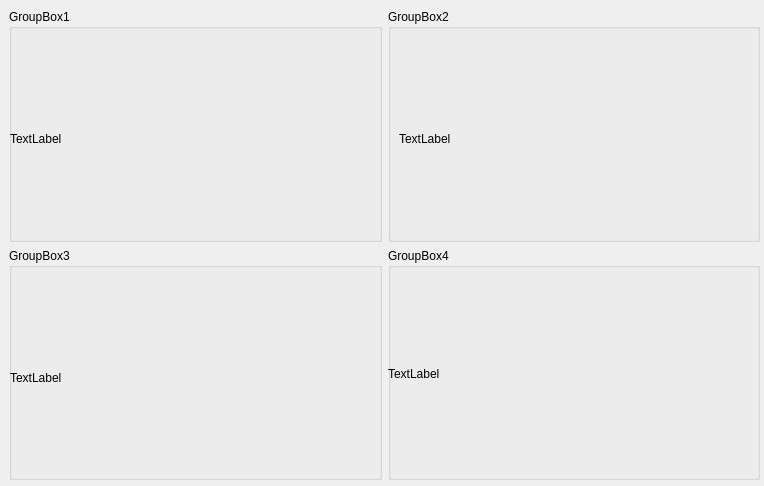
<?xml version="1.0" encoding="UTF-8"?>
<ui version="4.0">
 <class>Graficos</class>
 <widget class="QDialog" name="Graficos">
  <property name="geometry">
   <rect>
    <x>0</x>
    <y>0</y>
    <width>764</width>
    <height>486</height>
   </rect>
  </property>
  <property name="windowTitle">
   <string>Graficos</string>
  </property>
  <widget class="QWidget" name="gridLayoutWidget">
   <property name="geometry">
    <rect>
     <x>9</x>
     <y>9</y>
     <width>751</width>
     <height>471</height>
    </rect>
   </property>
   <layout class="QGridLayout" name="gridLayout">
    <item row="0" column="0">
     <widget class="QGroupBox" name="contenedor_grafico_uno">
      <property name="title">
       <string>GroupBox1</string>
      </property>
      <widget class="QLabel" name="grafico_uno_label">
       <property name="geometry">
        <rect>
         <x>1</x>
         <y>29</y>
         <width>371</width>
         <height>201</height>
        </rect>
       </property>
       <property name="text">
        <string>TextLabel</string>
       </property>
      </widget>
     </widget>
    </item>
    <item row="0" column="1">
     <widget class="QGroupBox" name="contenedor_grafico_dos">
      <property name="title">
       <string>GroupBox2</string>
      </property>
      <widget class="QLabel" name="grafico_dos_label">
       <property name="geometry">
        <rect>
         <x>11</x>
         <y>29</y>
         <width>351</width>
         <height>201</height>
        </rect>
       </property>
       <property name="text">
        <string>TextLabel</string>
       </property>
      </widget>
     </widget>
    </item>
    <item row="1" column="0">
     <widget class="QGroupBox" name="contenedor_grafico_tres">
      <property name="title">
       <string>GroupBox3</string>
      </property>
      <widget class="QLabel" name="grafico_tres_label">
       <property name="geometry">
        <rect>
         <x>1</x>
         <y>29</y>
         <width>371</width>
         <height>201</height>
        </rect>
       </property>
       <property name="text">
        <string>TextLabel</string>
       </property>
      </widget>
     </widget>
    </item>
    <item row="1" column="1">
     <widget class="QGroupBox" name="contenedor_grafico_cuatro">
      <property name="title">
       <string>GroupBox4</string>
      </property>
      <widget class="QLabel" name="grafico_cuatro_label">
       <property name="geometry">
        <rect>
         <x>0</x>
         <y>30</y>
         <width>361</width>
         <height>191</height>
        </rect>
       </property>
       <property name="text">
        <string>TextLabel</string>
       </property>
      </widget>
     </widget>
    </item>
   </layout>
  </widget>
 </widget>
 <resources/>
 <connections/>
</ui>
